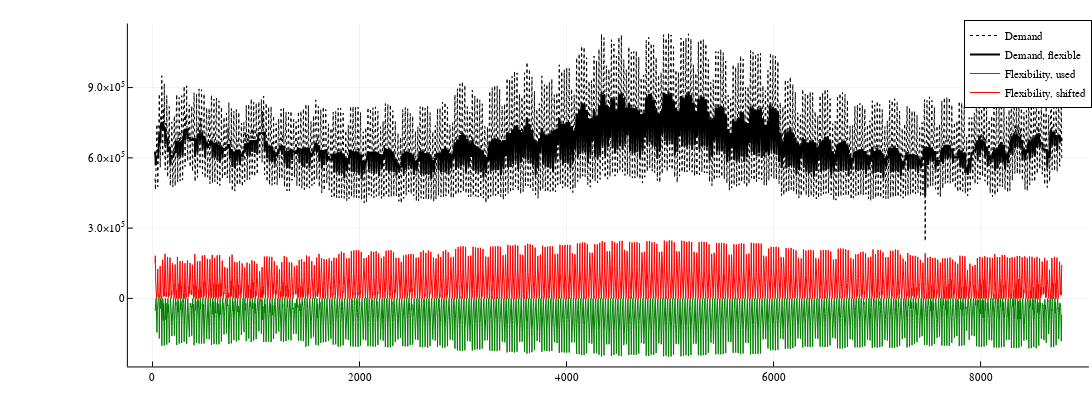

Notebook code cell kept with this figure:
### Code cell
plotly()
plot(time_ls, total_demand[time_ls], label="Demand", lc=:black, lw=1, ls=:dot)
plot!(time_ls, value.(X_D)[time_ls], label="Demand, flexible", lc=:black, lw=2)
plot!(time_ls, sum(eachcol(value.(X_F)))[time_ls], label="Flexibility, used", lc=:green, lw=1)
plot!(time_ls, sum(eachcol(value.(X_S)))[time_ls], label="Flexibility, shifted", lc=:red, lw=1)
plot!(size=(1400,400))

### Figure 1 — Plotly figure (JSON) as saved in the notebook; plotly's stock layout.template omitted (floating-point values rounded to 4 significant figures; data arrays with more than 128 entries replaced by an {"elided": "..."} marker saying what was removed)
{"data": [{"colorbar": {"len": 0.9525, "title": "", "x": 0.9972, "y": 0.5139}, "legendgroup": "Demand", "line": {"color": "rgba(0, 0, 0, 1.000)", "dash": "dot", "shape": "linear", "width": 1}, "mode": "lines", "name": "Demand", "showlegend": true, "type": "scatter", "x": {"elided": "8760 int values"}, "xaxis": "x", "y": {"elided": "8760 float values"}, "yaxis": "y", "zmax": null, "zmin": null}, {"colorbar": {"len": 0.9525, "title": "", "x": 0.9972, "y": 0.5139}, "legendgroup": "Demand, flexible", "line": {"color": "rgba(0, 0, 0, 1.000)", "dash": "solid", "shape": "linear", "width": 2}, "mode": "lines", "name": "Demand, flexible", "showlegend": true, "type": "scatter", "x": {"elided": "8760 int values"}, "xaxis": "x", "y": {"elided": "8760 float values"}, "yaxis": "y", "zmax": null, "zmin": null}, {"colorbar": {"len": 0.9525, "title": "", "x": 0.9972, "y": 0.5139}, "legendgroup": "Flexibility, used", "line": {"color": "rgba(0, 128, 0, 1.000)", "dash": "solid", "shape": "linear", "width": 1}, "mode": "lines", "name": "Flexibility, used", "showlegend": true, "type": "scatter", "x": {"elided": "8760 int values"}, "xaxis": "x", "y": {"elided": "8760 float values"}, "yaxis": "y", "zmax": null, "zmin": null}, {"colorbar": {"len": 0.9525, "title": "", "x": 0.9972, "y": 0.5139}, "legendgroup": "Flexibility, shifted", "line": {"color": "rgba(255, 0, 0, 1.000)", "dash": "solid", "shape": "linear", "width": 1}, "mode": "lines", "name": "Flexibility, shifted", "showlegend": true, "type": "scatter", "x": {"elided": "8760 int values"}, "xaxis": "x", "y": {"elided": "8760 float values"}, "yaxis": "y", "zmax": null, "zmin": null}], "layout": {"annotations": [], "height": 400, "legend": {"bgcolor": "rgba(255, 255, 255, 1.000)", "bordercolor": "rgba(0, 0, 0, 1.000)", "borderwidth": 1, "font": {"color": "rgba(0, 0, 0, 1.000)", "family": "sans-serif", "size": 11}, "title": {"font": {"color": "rgba(0, 0, 0, 1.000)", "family": "sans-serif", "size": 15}, "text": ""}, "tracegroupgap": 0, "traceorder": "normal", "x": 1, "xanchor": "auto", "y": 1, "yanchor": "auto"}, "margin": {"b": 20, "l": 0, "r": 0, "t": 20}, "paper_bgcolor": "rgba(255, 255, 255, 1.000)", "plot_bgcolor": "rgba(255, 255, 255, 1.000)", "showlegend": true, "width": 1400, "xaxis": {"anchor": "y", "domain": [0.1171, 0.9972], "gridcolor": "rgba(0, 0, 0, 0.100)", "gridwidth": 0.5, "linecolor": "rgba(0, 0, 0, 1.000)", "mirror": false, "range": [-237.8, 9047.0], "showgrid": true, "showline": true, "showticklabels": true, "tickangle": 0, "tickcolor": "rgb(0, 0, 0)", "tickfont": {"color": "rgba(0, 0, 0, 1.000)", "family": "sans-serif", "size": 11}, "tickmode": "array", "ticks": "inside", "ticktext": ["0", "2000", "4000", "6000", "8000"], "tickvals": [0, 2000, 4000, 6000, 8000], "title": "", "titlefont": {"color": "rgba(0, 0, 0, 1.000)", "family": "sans-serif", "size": 15}, "type": "-", "visible": true, "zeroline": false, "zerolinecolor": "rgba(0, 0, 0, 1.000)"}, "yaxis": {"anchor": "x", "domain": [0.03762, 0.9902], "gridcolor": "rgba(0, 0, 0, 0.100)", "gridwidth": 0.5, "linecolor": "rgba(0, 0, 0, 1.000)", "mirror": false, "range": [-290500.0, 1173000.0], "showgrid": true, "showline": true, "showticklabels": true, "tickangle": 0, "tickcolor": "rgb(0, 0, 0)", "tickfont": {"color": "rgba(0, 0, 0, 1.000)", "family": "sans-serif", "size": 11}, "tickmode": "array", "ticks": "inside", "ticktext": ["0", "3.0×10<sup>5</sup>", "6.0×10<sup>5</sup>", "9.0×10<sup>5</sup>"], "tickvals": [0, 300000, 600000, 900000], "title": "", "titlefont": {"color": "rgba(0, 0, 0, 1.000)", "family": "sans-serif", "size": 15}, "type": "-", "visible": true, "zeroline": false, "zerolinecolor": "rgba(0, 0, 0, 1.000)"}}}
